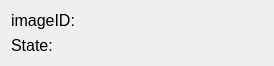
<?xml version="1.0" encoding="UTF-8"?>
<ui version="4.0">
 <class>gridLayoutWidget_2</class>
 <widget class="QWidget" name="gridLayoutWidget_2">
  <property name="geometry">
   <rect>
    <x>0</x>
    <y>0</y>
    <width>274</width>
    <height>54</height>
   </rect>
  </property>
  <layout class="QGridLayout" name="gridLayout_3">
   <item row="0" column="0">
    <widget class="QLabel" name="launch_configurationIdHeader">
     <property name="font">
      <font>
       <pointsize>12</pointsize>
      </font>
     </property>
     <property name="text">
      <string>imageID:</string>
     </property>
    </widget>
   </item>
   <item row="1" column="1">
    <widget class="QLabel" name="launch_configurationStateValue">
     <property name="font">
      <font>
       <pointsize>12</pointsize>
      </font>
     </property>
     <property name="text">
      <string/>
     </property>
    </widget>
   </item>
   <item row="1" column="0">
    <widget class="QLabel" name="launch_configurationStateHeader">
     <property name="font">
      <font>
       <pointsize>12</pointsize>
      </font>
     </property>
     <property name="text">
      <string>State:</string>
     </property>
    </widget>
   </item>
   <item row="0" column="1">
    <widget class="QLabel" name="launch_configurationIdValue">
     <property name="font">
      <font>
       <pointsize>12</pointsize>
      </font>
     </property>
     <property name="text">
      <string/>
     </property>
    </widget>
   </item>
  </layout>
 </widget>
 <resources/>
 <connections/>
</ui>
